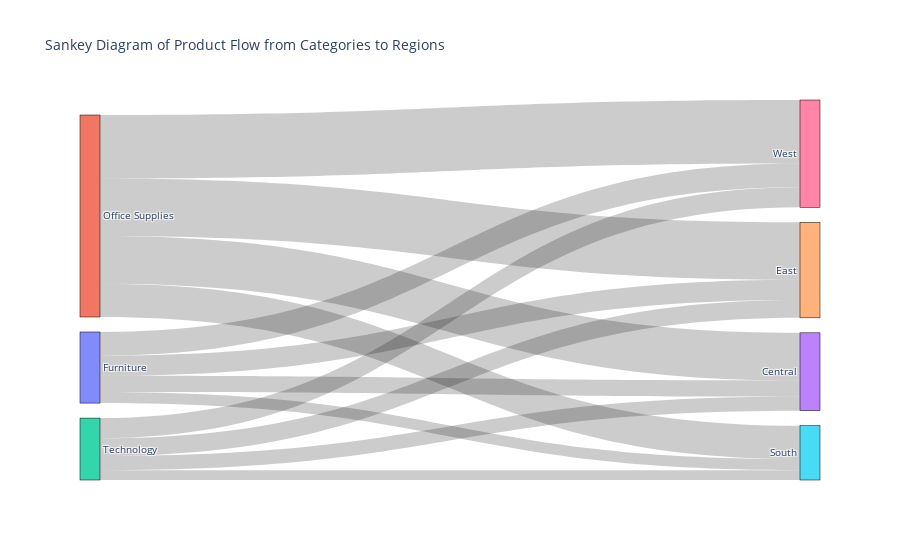

Here is the notebook cell this chart was saved with:
### Markdown cell above
#### 1. Generate Basic Sankey Diagram Code Using ChatGPT
- Use ChatGPT to generate code for creating a Sankey diagram that visualizes the flow of products from different categories to their respective regions.
- Implement the generated code in your Python environment.

### Code cell
import plotly.graph_objects as go

# Convert the superstore_data into a DataFrame
df = pd.DataFrame(superstore_data)

# Aggregate data to calculate the total sales for each combination of Category and Region
data = df.groupby(['Category', 'Region']).size().reset_index(name='Count')

# Prepare data for the Sankey diagram
categories = data['Category'].unique().tolist()
regions = data['Region'].unique().tolist()

labels = categories + regions
sources = data['Category'].apply(lambda x: labels.index(x)).tolist()
targets = data['Region'].apply(lambda x: labels.index(x)).tolist()
values = data['Count'].tolist()

# Create the Sankey diagram
fig = go.Figure(go.Sankey(
    node=dict(
        pad=15,
        thickness=20,
        line=dict(color="black", width=0.5),
        label=labels
    ),
    link=dict(
        source=sources,
        target=targets,
        value=values
    )
))

fig.update_layout(title_text="Sankey Diagram of Product Flow from Categories to Regions", font_size=10)
fig.show()

### Figure 1 — Plotly figure (JSON) as saved in the notebook; plotly's stock layout.template omitted (floating-point values rounded to 4 significant figures)
{"data": [{"link": {"source": [0, 0, 0, 0, 1, 1, 1, 1, 2, 2, 2, 2], "target": [3, 4, 5, 6, 3, 4, 5, 6, 3, 4, 5, 6], "value": [481, 601, 332, 707, 1422, 1712, 995, 1897, 420, 535, 293, 599]}, "node": {"label": ["Furniture", "Office Supplies", "Technology", "Central", "East", "South", "West"], "line": {"color": "black", "width": 0.5}, "pad": 15, "thickness": 20}, "type": "sankey"}], "layout": {"font": {"size": 10}, "title": {"text": "Sankey Diagram of Product Flow from Categories to Regions"}}}
